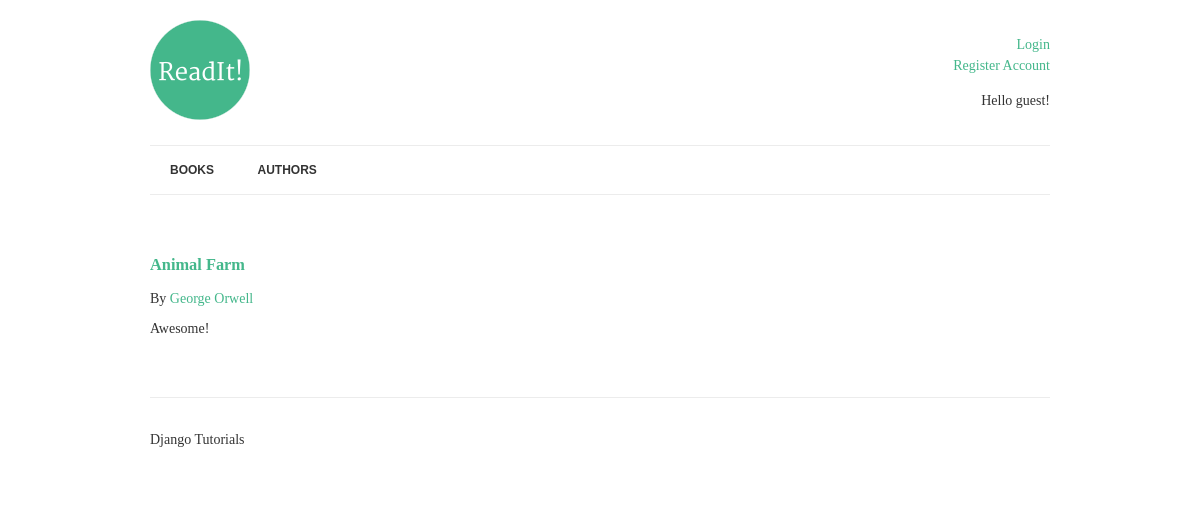
/books/book/2/, run on the app's committed database.
### books/models.py (models this page shows, shortened)
class Book(models.Model):
    title = models.CharField(max_length=150)
    authors = models.ManyToManyField('Author', related_name="books")
    review = models.TextField(blank=True, null=True)
    date_reviewed = models.DateTimeField(blank=True, null=True)
    is_favourite = models.BooleanField(default=False, verbose_name='Favourite?')

class Author(models.Model):
    name = models.CharField(max_length=70,
                            help_text='Use pen name, not real name',
                            unique=True)

### books/views.py (the view)
# urls.py: url(r'^book/(?P<pk>[-\w]+)/$', views.BookDetail.as_view(), name='book-detail'),
class BookDetail(DetailView):
    model = Book
    template_name = 'books/book.html'

### templates/books/book.html
{% extends 'books/base.html' %}
{% block content %}
  {% if book.review %}
    {% include 'books/book-detail.html' %}
  {% endif %}
{% endblock %}

### templates/books/book-detail.html (shortened to what this page needs)
<div class="books/book">
  <h3>
    <a href="{% url 'book-detail' book.pk %}">
      {{ book.title | title }}
    </a>
  </h3>
  <p>By
    {% for author in book.authors.all %}
      <a href="{% url 'author-detail' author.pk %}">
        {{ author.name }}
      </a>
    {% endfor %}
  </p>
  <p>{{ book.review|linebreaks }}</p>
</div>

### static/css/style.css (style rules this page uses)
body { font-family: 'Merriweather', serif; color: #333; font-size: 14px; }
h1, h2, h3, h4, h5, h6 { font-family: 'Roboto Slab', serif; }
a { color: #44B78B; text-decoration: none; }

### data on the page
Book: title "Animal Farm", review "Awesome!"
Author: name "George Orwell"
